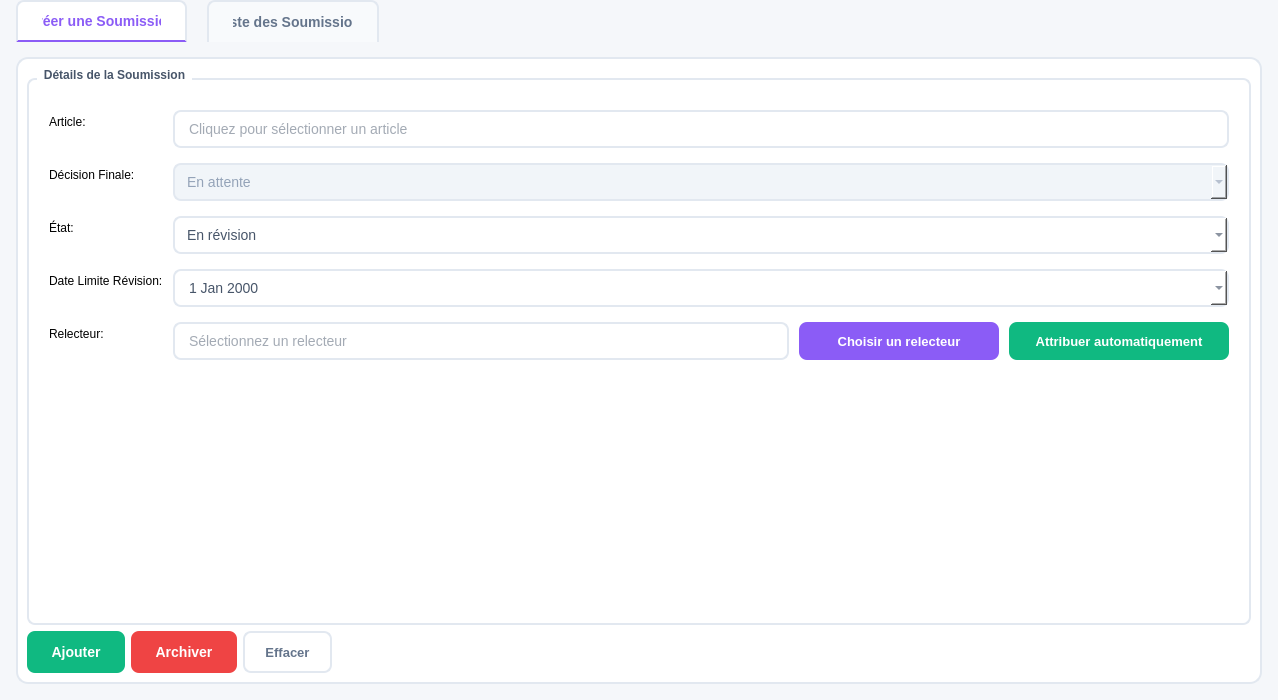
<?xml version="1.0" encoding="UTF-8"?>
<ui version="4.0">
 <class>Submission</class>
 <widget class="QWidget" name="Submission">
  <property name="geometry">
   <rect>
    <x>0</x>
    <y>0</y>
    <width>1142</width>
    <height>700</height>
   </rect>
  </property>
  <property name="windowTitle">
   <string>Gestion des Soumissions</string>
  </property>
  <property name="styleSheet">
   <string notr="true">QWidget#Submission {
    background-color: #F5F7FA;
}</string>
  </property>
  <layout class="QVBoxLayout" name="verticalLayout">
   <property name="spacing">
    <number>0</number>
   </property>
   <property name="leftMargin">
    <number>0</number>
   </property>
   <property name="topMargin">
    <number>0</number>
   </property>
   <property name="rightMargin">
    <number>0</number>
   </property>
   <property name="bottomMargin">
    <number>0</number>
   </property>
   <item>
    <widget class="QTabWidget" name="tabWidget">
     <property name="styleSheet">
      <string notr="true">QTabWidget::pane {
    border: 1.5px solid #E2E8F0;
    border-radius: 12px;
    background-color: #FFFFFF;
    top: -1px;
    margin: 16px;
}
QTabBar::tab {
    background-color: #F8FAFC;
    color: #64748B;
    padding: 12px 24px;
    border: 1.5px solid #E2E8F0;
    border-bottom: none;
    border-top-left-radius: 8px;
    border-top-right-radius: 8px;
    font-family: 'Segoe UI', sans-serif;
    font-size: 14px;
    font-weight: 600;
    margin-right: 4px;
    margin-left: 16px;
}
QTabBar::tab:selected {
    background-color: #FFFFFF;
    color: #8B5CF6;
    border-bottom: 2px solid #8B5CF6;
}
QTabBar::tab:hover:!selected {
    background-color: #EEF2FF;
    color: #8B5CF6;
}</string>
     </property>
     <property name="currentIndex">
      <number>0</number>
     </property>
     <widget class="QWidget" name="tabForm">
      <attribute name="title">
       <string>Créer une Soumission</string>
      </attribute>
      <layout class="QVBoxLayout" name="verticalLayout_3">
       <item>
        <widget class="QGroupBox" name="formGroup">
         <property name="styleSheet">
          <string notr="true">QGroupBox { 
    font-weight: 600; 
    border: 1.5px solid #E2E8F0; 
    border-radius: 8px; 
    margin-top: 10px; 
    padding-top: 10px;
    background-color: #FFFFFF;
    color: #475569;
}
QGroupBox::title { 
    subcontrol-origin: margin; 
    left: 10px; 
    padding: 0 5px; 
}</string>
         </property>
         <property name="title">
          <string>Détails de la Soumission</string>
         </property>
         <layout class="QFormLayout" name="formLayout">
          <property name="horizontalSpacing">
           <number>10</number>
          </property>
          <property name="verticalSpacing">
           <number>15</number>
          </property>
          <property name="leftMargin">
           <number>20</number>
          </property>
          <property name="topMargin">
           <number>20</number>
          </property>
          <property name="rightMargin">
           <number>20</number>
          </property>
          <property name="bottomMargin">
           <number>20</number>
          </property>
          <item row="0" column="0">
           <widget class="QLabel" name="label_titre">
            <property name="text">
             <string>Article:</string>
            </property>
           </widget>
          </item>
          <item row="0" column="1">
           <widget class="QLineEdit" name="titleEdit">
            <property name="minimumSize">
             <size>
              <width>0</width>
              <height>38</height>
             </size>
            </property>
            <property name="styleSheet">
             <string notr="true">QLineEdit {
    border: 1.5px solid #E2E8F0;
    border-radius: 8px;
    padding: 8px 12px;
    background: #FFFFFF;
    font-family: 'Segoe UI', sans-serif;
    font-size: 14px;
    color: #475569;
    cursor: pointer;
}
QLineEdit:hover {
    border-color: #C7D2FE;
}
QLineEdit:focus {
    border-color: #8B5CF6;
    background-color: #FAFBFF;
}</string>
            </property>
            <property name="placeholderText">
             <string>Cliquez pour sélectionner un article</string>
            </property>
            <property name="readOnly">
             <bool>true</bool>
            </property>
           </widget>
          </item>
          <item row="1" column="0">
           <widget class="QLabel" name="label_statut">
            <property name="text">
             <string>Décision Finale:</string>
            </property>
           </widget>
          </item>
          <item row="1" column="1">
           <widget class="QComboBox" name="statusCombo">
            <property name="minimumSize">
             <size>
              <width>0</width>
              <height>38</height>
             </size>
            </property>
            <property name="styleSheet">
             <string notr="true">QComboBox {
    border: 1.5px solid #E2E8F0;
    border-radius: 8px;
    padding: 8px 12px;
    background: #F1F5F9;
    font-family: 'Segoe UI', sans-serif;
    font-size: 14px;
    color: #94A3B8;
}
</string>
            </property>
            <property name="enabled">
             <bool>false</bool>
            </property>
            <item>
             <property name="text">
              <string>En attente</string>
             </property>
            </item>
            <item>
             <property name="text">
              <string>Accepté</string>
             </property>
            </item>
            <item>
             <property name="text">
              <string>Rejeté</string>
             </property>
            </item>
           </widget>
          </item>
          <item row="2" column="0">
           <widget class="QLabel" name="label_etat">
            <property name="text">
             <string>État:</string>
            </property>
           </widget>
          </item>
          <item row="2" column="1">
           <widget class="QComboBox" name="etatCombo">
            <property name="minimumSize">
             <size>
              <width>0</width>
              <height>38</height>
             </size>
            </property>
            <property name="styleSheet">
             <string notr="true">QComboBox {
    border: 1.5px solid #E2E8F0;
    border-radius: 8px;
    padding: 8px 12px;
    background: #FFFFFF;
    font-family: 'Segoe UI', sans-serif;
    font-size: 14px;
    color: #475569;
}
QComboBox:hover {
    border-color: #C7D2FE;
}
QComboBox:focus {
    border-color: #8B5CF6;
    background-color: #FAFBFF;
}</string>
            </property>
            <item>
             <property name="text">
              <string>En révision</string>
             </property>
            </item>
            <item>
             <property name="text">
              <string>Traité</string>
             </property>
            </item>
           </widget>
          </item>
          <item row="3" column="0">
           <widget class="QLabel" name="label_date">
            <property name="text">
             <string>Date Limite Révision:</string>
            </property>
           </widget>
          </item>
          <item row="3" column="1">
           <widget class="QDateEdit" name="dateEdit">
            <property name="minimumSize">
             <size>
              <width>0</width>
              <height>38</height>
             </size>
            </property>
            <property name="styleSheet">
             <string notr="true">QDateEdit {
    border: 1.5px solid #E2E8F0;
    border-radius: 8px;
    padding: 8px 12px;
    background: #FFFFFF;
    font-family: 'Segoe UI', sans-serif;
    font-size: 14px;
    color: #475569;
}
QDateEdit:hover {
    border-color: #C7D2FE;
}
QDateEdit:focus {
    border-color: #8B5CF6;
    background-color: #FAFBFF;
}</string>
            </property>
            <property name="calendarPopup">
             <bool>true</bool>
            </property>
           </widget>
          </item>
          <item row="4" column="0">
           <widget class="QLabel" name="label_relecteur">
            <property name="text">
             <string>Relecteur:</string>
            </property>
           </widget>
          </item>
          <item row="4" column="1">
           <layout class="QHBoxLayout" name="reviewerLayout">
            <property name="spacing">
             <number>10</number>
            </property>
            <item>
             <widget class="QLineEdit" name="reviewerEdit">
              <property name="minimumSize">
               <size>
                <width>0</width>
                <height>38</height>
               </size>
              </property>
              <property name="styleSheet">
               <string notr="true">QLineEdit {
    border: 1.5px solid #E2E8F0;
    border-radius: 8px;
    padding: 8px 12px;
    background: #FFFFFF;
    font-family: 'Segoe UI', sans-serif;
    font-size: 14px;
    color: #475569;
}
QLineEdit:hover {
    border-color: #C7D2FE;
}
QLineEdit:focus {
    border-color: #8B5CF6;
    background-color: #FAFBFF;
}</string>
              </property>
              <property name="placeholderText">
               <string>Sélectionnez un relecteur</string>
              </property>
              <property name="readOnly">
               <bool>true</bool>
              </property>
             </widget>
            </item>
            <item>
             <widget class="QPushButton" name="autoAssignBtn">
              <property name="minimumSize">
               <size>
                <width>200</width>
                <height>38</height>
               </size>
              </property>
              <property name="maximumSize">
               <size>
                <width>200</width>
                <height>38</height>
               </size>
              </property>
              <property name="cursor">
               <cursorShape>PointingHandCursor</cursorShape>
              </property>
              <property name="styleSheet">
               <string notr="true">QPushButton {
    background-color: #8B5CF6;
    color: white;
    border: none;
    border-radius: 8px;
    font-family: 'Segoe UI', sans-serif;
    font-size: 13px;
    font-weight: 600;
    padding: 8px 16px;
}
QPushButton:hover {
    background-color: #7C3AED;
}
QPushButton:pressed {
    background-color: #6D28D9;
}</string>
              </property>
              <property name="text">
               <string>Choisir un relecteur</string>
              </property>
             </widget>
            </item>
            <item>
             <widget class="QPushButton" name="autoAddBtn">
              <property name="minimumSize">
               <size>
                <width>220</width>
                <height>38</height>
               </size>
              </property>
              <property name="maximumSize">
               <size>
                <width>220</width>
                <height>38</height>
               </size>
              </property>
              <property name="cursor">
               <cursorShape>PointingHandCursor</cursorShape>
              </property>
              <property name="styleSheet">
               <string notr="true">QPushButton {
    background-color: #10B981;
    color: white;
    border: none;
    border-radius: 8px;
    font-family: 'Segoe UI', sans-serif;
    font-size: 13px;
    font-weight: 600;
    padding: 8px 16px;
}
QPushButton:hover {
    background-color: #059669;
}
QPushButton:pressed {
    background-color: #047857;
}</string>
              </property>
              <property name="text">
               <string>Attribuer automatiquement</string>
              </property>
             </widget>
            </item>
           </layout>
          </item>
         </layout>
        </widget>
       </item>
       <item>
        <layout class="QHBoxLayout" name="buttonLayout">
         <item>
          <widget class="QPushButton" name="addBtn">
           <property name="minimumSize">
            <size>
             <width>0</width>
             <height>42</height>
            </size>
           </property>
           <property name="cursor">
            <cursorShape>PointingHandCursor</cursorShape>
           </property>
           <property name="styleSheet">
            <string notr="true">QPushButton {
    background-color: #10B981;
    color: white;
    border: none;
    border-radius: 8px;
    font-family: 'Segoe UI', sans-serif;
    font-size: 14px;
    font-weight: 600;
    padding: 10px 24px;
}
QPushButton:hover {
    background-color: #059669;
}
QPushButton:pressed {
    background-color: #047857;
}</string>
           </property>
           <property name="text">
            <string>Ajouter</string>
           </property>
          </widget>
         </item>
         <item>
          <widget class="QPushButton" name="deleteBtn">
           <property name="minimumSize">
            <size>
             <width>0</width>
             <height>42</height>
            </size>
           </property>
           <property name="cursor">
            <cursorShape>PointingHandCursor</cursorShape>
           </property>
           <property name="styleSheet">
            <string notr="true">QPushButton {
    background-color: #EF4444;
    color: white;
    border: none;
    border-radius: 8px;
    font-family: 'Segoe UI', sans-serif;
    font-size: 14px;
    font-weight: 600;
    padding: 10px 24px;
}
QPushButton:hover {
    background-color: #DC2626;
}
QPushButton:pressed {
    background-color: #B91C1C;
}</string>
           </property>
           <property name="text">
            <string>Archiver</string>
           </property>
          </widget>
         </item>
         <item>
          <widget class="QPushButton" name="clearBtn">
           <property name="minimumSize">
            <size>
             <width>0</width>
             <height>42</height>
            </size>
           </property>
           <property name="cursor">
            <cursorShape>PointingHandCursor</cursorShape>
           </property>
           <property name="styleSheet">
            <string notr="true">QPushButton { 
    background-color: transparent; 
    color: #64748B; 
    border: 2px solid #E2E8F0; 
    border-radius: 8px; 
    font-family: 'Segoe UI', sans-serif;
    font-size: 13px;
    font-weight: 600; 
    padding: 8px 20px; 
}
QPushButton:hover { 
    background-color: #F8FAFC;
    border-color: #CBD5E1;
}</string>
           </property>
           <property name="text">
            <string>Effacer</string>
           </property>
          </widget>
         </item>
         <item>
          <spacer name="horizontalSpacer_4">
           <property name="orientation">
            <enum>Qt::Orientation::Horizontal</enum>
           </property>
           <property name="sizeHint" stdset="0">
            <size>
             <width>40</width>
             <height>20</height>
            </size>
           </property>
          </spacer>
         </item>
        </layout>
       </item>
      </layout>
     </widget>
     <widget class="QWidget" name="tabList">
      <attribute name="title">
       <string>Liste des Soumissions</string>
      </attribute>
      <layout class="QVBoxLayout" name="verticalLayout_2">
       <item>
        <layout class="QHBoxLayout" name="toolbarLayout">
         <property name="spacing">
          <number>12</number>
         </property>
         <property name="leftMargin">
          <number>16</number>
         </property>
         <property name="topMargin">
          <number>16</number>
         </property>
         <property name="rightMargin">
          <number>16</number>
         </property>
         <property name="bottomMargin">
          <number>16</number>
         </property>
         <item>
          <widget class="QLineEdit" name="searchEdit">
           <property name="minimumSize">
            <size>
             <width>300</width>
             <height>40</height>
            </size>
           </property>
           <property name="styleSheet">
            <string notr="true">QLineEdit {
    border: 1.5px solid #E2E8F0;
    border-radius: 8px;
    padding: 8px 16px;
    background: #FFFFFF;
    font-family: 'Segoe UI', sans-serif;
    font-size: 14px;
    color: #475569;
}
QLineEdit:hover {
    border-color: #C7D2FE;
}
QLineEdit:focus {
    border-color: #6366F1;
    background-color: #FAFBFF;
}</string>
           </property>
           <property name="placeholderText">
            <string>Entrez votre recherche...</string>
           </property>
          </widget>
         </item>
         <item>
          <widget class="QComboBox" name="searchTypeCombo">
           <property name="minimumSize">
            <size>
             <width>140</width>
             <height>40</height>
            </size>
           </property>
           <property name="styleSheet">
            <string notr="true">QComboBox {
    border: 1.5px solid #E2E8F0;
    border-radius: 8px;
    padding: 8px 12px;
    background: #FFFFFF;
    font-family: 'Segoe UI', sans-serif;
    font-size: 13px;
    color: #475569;
}
QComboBox:hover {
    border-color: #C7D2FE;
}
QComboBox:focus {
    border-color: #6366F1;
    background-color: #FAFBFF;
}</string>
           </property>
           <item>
            <property name="text">
             <string>Par Titre</string>
            </property>
           </item>
           <item>
            <property name="text">
             <string>Par Statut</string>
            </property>
           </item>
          </widget>
         </item>
         <item>
          <widget class="QPushButton" name="searchBtn">
           <property name="minimumSize">
            <size>
             <width>110</width>
             <height>40</height>
            </size>
           </property>
           <property name="cursor">
            <cursorShape>PointingHandCursor</cursorShape>
           </property>
           <property name="styleSheet">
            <string notr="true">QPushButton {
    background-color: transparent;
    color: #3B82F6;
    border: 2px solid #3B82F6;
    border-radius: 8px;
    font-family: 'Segoe UI', sans-serif;
    font-size: 14px;
    font-weight: 600;
    padding: 0px 12px;
}
QPushButton:hover {
    background-color: #3B82F6;
    color: white;
}</string>
           </property>
           <property name="text">
            <string>Rechercher</string>
           </property>
          </widget>
         </item>
         <item>
          <spacer name="horizontalSpacer">
           <property name="orientation">
            <enum>Qt::Orientation::Horizontal</enum>
           </property>
           <property name="sizeHint" stdset="0">
            <size>
             <width>40</width>
             <height>20</height>
            </size>
           </property>
          </spacer>
         </item>
         <item>
          <widget class="QComboBox" name="sortTypeCombo">
           <property name="minimumSize">
            <size>
             <width>120</width>
             <height>40</height>
            </size>
           </property>
           <property name="styleSheet">
            <string notr="true">QComboBox {
    border: 1.5px solid #E2E8F0;
    border-radius: 8px;
    padding: 8px 12px;
    background: #FFFFFF;
    font-family: 'Segoe UI', sans-serif;
    font-size: 13px;
    color: #475569;
}
QComboBox:hover {
    border-color: #C7D2FE;
}
QComboBox:focus {
    border-color: #6366F1;
    background-color: #FAFBFF;
}</string>
           </property>
           <item>
            <property name="text">
             <string>Par Date</string>
            </property>
           </item>
           <item>
            <property name="text">
             <string>Par Titre</string>
            </property>
           </item>
          </widget>
         </item>
         <item>
          <widget class="QPushButton" name="sortBtn">
           <property name="minimumSize">
            <size>
             <width>100</width>
             <height>40</height>
            </size>
           </property>
           <property name="cursor">
            <cursorShape>PointingHandCursor</cursorShape>
           </property>
           <property name="styleSheet">
            <string notr="true">QPushButton {
    background-color: transparent;
    color: #8B5CF6;
    border: 2px solid #8B5CF6;
    border-radius: 8px;
    font-family: 'Segoe UI', sans-serif;
    font-size: 14px;
    font-weight: 600;
    padding: 0px 12px;
}
QPushButton:hover {
    background-color: #8B5CF6;
    color: white;
}</string>
           </property>
           <property name="text">
            <string>Trier</string>
           </property>
          </widget>
         </item>
         <item>
          <widget class="QPushButton" name="exportBtn">
           <property name="minimumSize">
            <size>
             <width>120</width>
             <height>40</height>
            </size>
           </property>
           <property name="cursor">
            <cursorShape>PointingHandCursor</cursorShape>
           </property>
           <property name="styleSheet">
            <string notr="true">QPushButton {
    background-color: #F59E0B;
    color: white;
    border: none;
    border-radius: 8px;
    font-family: 'Segoe UI', sans-serif;
    font-size: 14px;
    font-weight: 600;
    padding: 0px 12px;
}
QPushButton:hover {
    background-color: #D97706;
}
QPushButton:pressed {
    background-color: #B45309;
}</string>
           </property>
           <property name="text">
            <string>Exporter PDF</string>
           </property>
          </widget>
         </item>
         <item>
          <widget class="QPushButton" name="statsBtn">
           <property name="minimumSize">
            <size>
             <width>110</width>
             <height>40</height>
            </size>
           </property>
           <property name="cursor">
            <cursorShape>PointingHandCursor</cursorShape>
           </property>
           <property name="styleSheet">
            <string notr="true">QPushButton {
    background-color: #14B8A6;
    color: white;
    border: none;
    border-radius: 8px;
    font-family: 'Segoe UI', sans-serif;
    font-size: 14px;
    font-weight: 600;
    padding: 0px 12px;
}
QPushButton:hover {
    background-color: #0D9488;
}
QPushButton:pressed {
    background-color: #0F766E;
}</string>
           </property>
           <property name="text">
            <string>Statistiques</string>
           </property>
          </widget>
         </item>
         <item>
          <widget class="QPushButton" name="arduinoBtn">
           <property name="minimumSize">
            <size>
             <width>140</width>
             <height>40</height>
            </size>
           </property>
           <property name="cursor">
            <cursorShape>PointingHandCursor</cursorShape>
           </property>
           <property name="styleSheet">
            <string notr="true">QPushButton {
    background-color: #3B82F6;
    color: white;
    border: none;
    border-radius: 8px;
    font-family: 'Segoe UI', sans-serif;
    font-size: 14px;
    font-weight: 600;
    padding: 0px 12px;
}
QPushButton:hover {
    background-color: #2563EB;
}
QPushButton:pressed {
    background-color: #1D4ED8;
}</string>
           </property>
           <property name="text">
            <string>🤖 Arduino</string>
           </property>
          </widget>
         </item>
        </layout>
       </item>
       <item>
        <widget class="QTableWidget" name="submissionTable">
         <property name="styleSheet">
          <string notr="true">QTableWidget {
    background-color: #FFFFFF;
    border: none;
    gridline-color: #F1F5F9;
    font-family: 'Segoe UI', 'Roboto', sans-serif;
}
QTableWidget::item {
    padding: 14px;
    border-bottom: 1px solid #F1F5F9;
    color: #475569;
    font-size: 13px;
}
QTableWidget::item:selected {
    background-color: #F1F5F9;
    color: #1E293B;
}
QHeaderView::section {
    background-color: #F8FAFC;
    color: #64748B;
    padding: 16px;
    border: none;
    border-bottom: 2px solid #E2E8F0;
    border-right: 1px solid #F1F5F9;
    font-weight: 600;
    font-size: 12px;
    text-transform: uppercase;
    font-family: 'Segoe UI', 'Roboto', sans-serif;
    letter-spacing: 0.8px;
}</string>
         </property>
         <property name="editTriggers">
          <set>QAbstractItemView::EditTrigger::NoEditTriggers</set>
         </property>
         <property name="alternatingRowColors">
          <bool>true</bool>
         </property>
         <property name="selectionMode">
          <enum>QAbstractItemView::SelectionMode::SingleSelection</enum>
         </property>
         <property name="selectionBehavior">
          <enum>QAbstractItemView::SelectionBehavior::SelectRows</enum>
         </property>
         <attribute name="horizontalHeaderStretchLastSection">
          <bool>true</bool>
         </attribute>
         <attribute name="verticalHeaderVisible">
          <bool>false</bool>
         </attribute>
         <column>
          <property name="text">
           <string>ID</string>
          </property>
         </column>
         <column>
          <property name="text">
           <string>Titre</string>
          </property>
         </column>
         <column>
          <property name="text">
           <string>Domaine</string>
          </property>
         </column>
         <column>
          <property name="text">
           <string>État</string>
          </property>
         </column>
         <column>
          <property name="text">
           <string>Date Création</string>
          </property>
         </column>
         <column>
          <property name="text">
           <string>Actions</string>
          </property>
         </column>
        </widget>
       </item>
      </layout>
     </widget>
    </widget>
   </item>
  </layout>
 </widget>
 <resources/>
 <connections/>
</ui>
